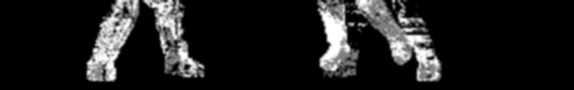
#> input picture fatfury2/cluster/legging/56.png, 574 x 90 px
$ python brutesim.py ../legging/56.png ../legging/56.png   (Python 2 division)   (older library calls are emulated)
#> lines starting #> are read from the running program, lines starting #| are printed output that depends on the picture; after the words box and inside, x2 and y2 are one past the last pixel; in counts of white or black regions, pixels touching at a corner belong together
#> further down, a is the input picture: shape (90, 574, 3); min 0, max 255, mean 30
from skimage.measure import compare_ssim
import time
import numpy
import sys
import cv2

def similar(img_a, img_b):
    sim = 0.0
    t = time.time()
    try:
        img_a = cv2.resize(img_a, (200,100))
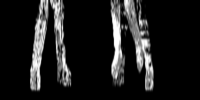
#> img_a: shape (100, 200, 3); min 0, max 255, mean 30
        img_b = cv2.resize(img_b, (200,100))
        h1 = numpy.hsplit(img_a, 2)
#> h1 = 2 items
        h2 = numpy.hsplit(img_b, 2)
#> h2 = 2 items
        h1 = numpy.vsplit(h1[1], 2)
        h2 = numpy.vsplit(h2[1], 2)
        img_a = cv2.cvtColor(h1[0], cv2.COLOR_BGR2GRAY)
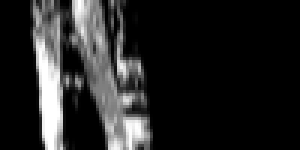
#> img_a: shape (50, 100) (shown 3 times larger); min 0, max 255, mean 37.3
        img_b = cv2.cvtColor(h2[0], cv2.COLOR_BGR2GRAY)
        _,img_a = cv2.threshold(img_a, 127,255,cv2.THRESH_BINARY)
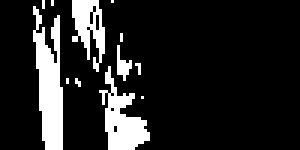
#> img_a: shape (50, 100) (shown 3 times larger); 14.2% white; 12 white regions (8 under 20 px), largest, box (x1, y1, x2, y2) and area: (11, 2, 21, 50) 304, (33, 22, 50, 50) 214, (24, 0, 35, 24) 143, (39, 15, 44, 27) 29
        _,img_b = cv2.threshold(img_b, 127,255,cv2.THRESH_BINARY)
        #cv2.imwrite('1.png', img_a)
        #cv2.imwrite('2.png', img_b)
        sim, _ = compare_ssim(numpy.array(img_a), numpy.array(img_b), full=True, multichannel=True)
#> sim = 1
    except:
        pass
    print time.time()-t
    return sim

a = cv2.imread(sys.argv[1])
b = cv2.imread(sys.argv[2])
s = similar(a, b)
#> s = 1
print s
#| 1.0
